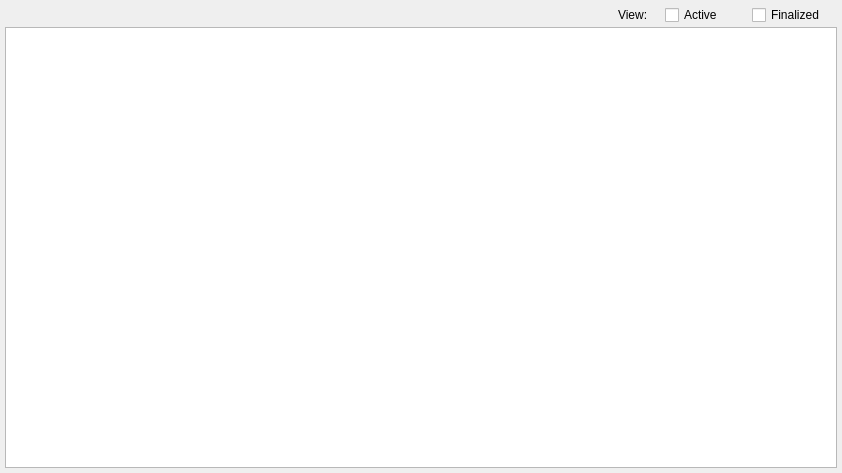
<?xml version="1.0" encoding="UTF-8"?>
<ui version="4.0">
 <class>PaymentsPanel</class>
 <widget class="QWidget" name="PaymentsPanel">
  <property name="geometry">
   <rect>
    <x>0</x>
    <y>0</y>
    <width>842</width>
    <height>473</height>
   </rect>
  </property>
  <property name="windowTitle">
   <string>Form</string>
  </property>
  <layout class="QVBoxLayout" name="verticalLayout">
   <property name="spacing">
    <number>2</number>
   </property>
   <property name="leftMargin">
    <number>5</number>
   </property>
   <property name="topMargin">
    <number>5</number>
   </property>
   <property name="rightMargin">
    <number>5</number>
   </property>
   <property name="bottomMargin">
    <number>5</number>
   </property>
   <item>
    <layout class="QHBoxLayout" name="horizontalLayout">
     <item>
      <spacer name="horizontalSpacer">
       <property name="orientation">
        <enum>Qt::Horizontal</enum>
       </property>
       <property name="sizeHint" stdset="0">
        <size>
         <width>40</width>
         <height>20</height>
        </size>
       </property>
      </spacer>
     </item>
     <item>
      <widget class="QLabel" name="label">
       <property name="sizePolicy">
        <sizepolicy hsizetype="Fixed" vsizetype="Fixed">
         <horstretch>0</horstretch>
         <verstretch>0</verstretch>
        </sizepolicy>
       </property>
       <property name="minimumSize">
        <size>
         <width>45</width>
         <height>16</height>
        </size>
       </property>
       <property name="maximumSize">
        <size>
         <width>45</width>
         <height>16</height>
        </size>
       </property>
       <property name="font">
        <font>
         <weight>50</weight>
         <bold>false</bold>
        </font>
       </property>
       <property name="text">
        <string>View:</string>
       </property>
      </widget>
     </item>
     <item>
      <widget class="QCheckBox" name="chkActive">
       <property name="sizePolicy">
        <sizepolicy hsizetype="Fixed" vsizetype="Fixed">
         <horstretch>0</horstretch>
         <verstretch>0</verstretch>
        </sizepolicy>
       </property>
       <property name="minimumSize">
        <size>
         <width>85</width>
         <height>0</height>
        </size>
       </property>
       <property name="maximumSize">
        <size>
         <width>85</width>
         <height>16777215</height>
        </size>
       </property>
       <property name="text">
        <string>Active</string>
       </property>
      </widget>
     </item>
     <item>
      <widget class="QCheckBox" name="chkFInalized">
       <property name="sizePolicy">
        <sizepolicy hsizetype="Fixed" vsizetype="Fixed">
         <horstretch>0</horstretch>
         <verstretch>0</verstretch>
        </sizepolicy>
       </property>
       <property name="minimumSize">
        <size>
         <width>85</width>
         <height>0</height>
        </size>
       </property>
       <property name="maximumSize">
        <size>
         <width>85</width>
         <height>16777215</height>
        </size>
       </property>
       <property name="text">
        <string>Finalized</string>
       </property>
      </widget>
     </item>
    </layout>
   </item>
   <item>
    <widget class="QTableView" name="tablePayments">
     <property name="editTriggers">
      <set>QAbstractItemView::NoEditTriggers</set>
     </property>
     <property name="tabKeyNavigation">
      <bool>false</bool>
     </property>
     <property name="showDropIndicator" stdset="0">
      <bool>false</bool>
     </property>
     <property name="dragDropOverwriteMode">
      <bool>false</bool>
     </property>
     <property name="selectionMode">
      <enum>QAbstractItemView::SingleSelection</enum>
     </property>
     <property name="selectionBehavior">
      <enum>QAbstractItemView::SelectRows</enum>
     </property>
     <property name="sortingEnabled">
      <bool>true</bool>
     </property>
     <attribute name="horizontalHeaderStretchLastSection">
      <bool>true</bool>
     </attribute>
    </widget>
   </item>
  </layout>
 </widget>
 <resources/>
 <connections/>
</ui>
